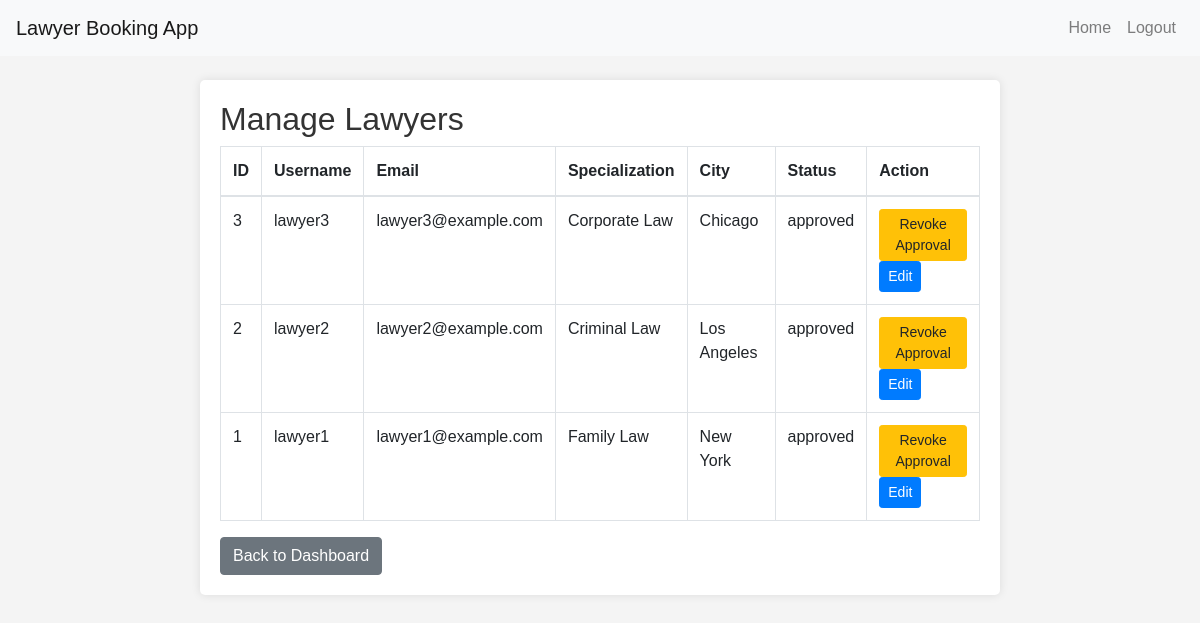
The page /manage_lawyers.php (signed in) on the database its author committed.
### tables this page shows
CREATE TABLE IF NOT EXISTS Lawyers (
    id INT AUTO_INCREMENT PRIMARY KEY,
    user_id INT NOT NULL,
    license_number VARCHAR(50) NOT NULL,
    specialization VARCHAR(100) NOT NULL,
    city VARCHAR(100) NOT NULL,
    approval_status ENUM('pending', 'approved', 'rejected') DEFAULT 'pending',
    subscription_status ENUM('free', 'premium') DEFAULT 'free',
    created_at TIMESTAMP DEFAULT CURRENT_TIMESTAMP,
    updated_at TIMESTAMP DEFAULT CURRENT_TIMESTAMP ON UPDATE CURRENT_TIMESTAMP,
    FOREIGN KEY (user_id) REFERENCES Users(id) ON DELETE CASCADE
);

CREATE TABLE IF NOT EXISTS Users (
    id INT AUTO_INCREMENT PRIMARY KEY,
    username VARCHAR(50) UNIQUE NOT NULL,
    email VARCHAR(100) UNIQUE NOT NULL,
    password VARCHAR(255) NOT NULL,
    role ENUM('user', 'lawyer', 'admin') NOT NULL,
    created_at TIMESTAMP DEFAULT CURRENT_TIMESTAMP,
    updated_at TIMESTAMP DEFAULT CURRENT_TIMESTAMP ON UPDATE CURRENT_TIMESTAMP
);

### manage_lawyers.php (the view, shortened to what this page needs)
<?php
require_once "includes/config.php";
$sql = "SELECT l.id, u.username, u.email, l.specialization, l.city, l.approval_status
        FROM Lawyers l
        JOIN Users u ON l.user_id = u.id
        ORDER BY l.id DESC";
$result = mysqli_query($conn, $sql);
$lawyers = mysqli_fetch_all($result, MYSQLI_ASSOC);
?>
<?php include "includes/header.php"; ?>
<div class="wrapper">
    <h2>Manage Lawyers</h2>
    <table class="table table-bordered">
        <thead>
            <tr>
                <th>ID</th>
                <th>Username</th>
                <th>Email</th>
                <th>Specialization</th>
                <th>City</th>
                <th>Status</th>
                <th>Action</th>
            </tr>
        </thead>
        <tbody>
            <?php foreach($lawyers as $lawyer): ?>
            <tr>
                <td><?php echo $lawyer['id']; ?></td>
                <td><?php echo htmlspecialchars($lawyer['username']); ?></td>
                <td><?php echo htmlspecialchars($lawyer['email']); ?></td>
                <td><?php echo htmlspecialchars($lawyer['specialization']); ?></td>
                <td><?php echo htmlspecialchars($lawyer['city']); ?></td>
                <td><?php echo htmlspecialchars($lawyer['approval_status']); ?></td>
                <td>
                    <?php if($lawyer['approval_status'] == 'pending'): ?>
                        <a href="manage_lawyers.php?approve=<?php echo $lawyer['id']; ?>" class="btn btn-success btn-sm">Approve</a>
                        <a href="manage_lawyers.php?reject=<?php echo $lawyer['id']; ?>" class="btn btn-danger btn-sm">Reject</a>
                    <?php elseif($lawyer['approval_status'] == 'approved'): ?>
                        <a href="manage_lawyers.php?reject=<?php echo $lawyer['id']; ?>" class="btn btn-warning btn-sm">Revoke Approval</a>
                    <?php else: ?>
                        <a href="manage_lawyers.php?approve=<?php echo $lawyer['id']; ?>" class="btn btn-info btn-sm">Reconsider</a>
                    <?php endif; ?>
                    <a href="edit_lawyer.php?id=<?php echo $lawyer['id']; ?>" class="btn btn-primary btn-sm">Edit</a>
                </td>
            </tr>
            <?php endforeach; ?>
        </tbody>
    </table>
    <a href="admin_dashboard.php" class="btn btn-secondary">Back to Dashboard</a>
</div>
<?php include "includes/footer.php"; ?>

### css/styles.css (style rules this page uses)
body { font-family: Arial, sans-serif; background-color: #f4f4f4; }
.wrapper { width: 100%; max-width: 800px; margin: 0 auto; padding: 20px; background-color: #fff; border-radius: 5px; box-shadow: 0 0 10px rgba(0, 0, 0, 0.1); }
h1, h2 { color: #333; }
.btn-primary { background-color: #007bff; border-color: #007bff; }

### rows shown on the page
lawyers: id "3", user.username "lawyer3", user.email "lawyer3@example.com", specialization "Corporate Law", city "Chicago", approval_status "approved"
lawyers: id "2", user.username "lawyer2", user.email "lawyer2@example.com", specialization "Criminal Law", city "Los Angeles", approval_status "approved"
lawyers: id "1", user.username "lawyer1", user.email "lawyer1@example.com", specialization "Family Law", city "New York", approval_status "approved"
